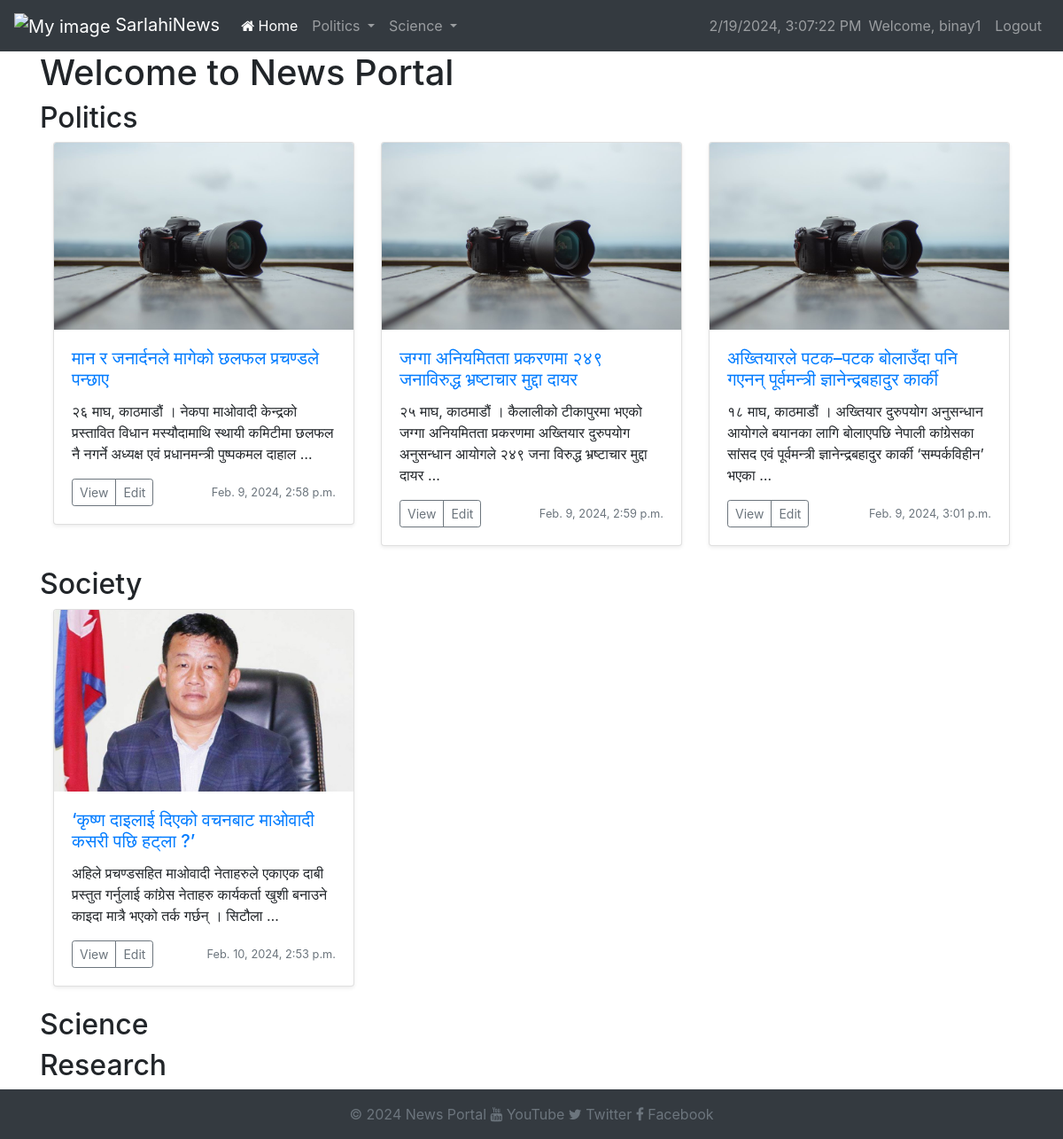
Screenshot of / (signed in) with the database file from the repository.
### articles/models.py (models this page shows, shortened)
class Category(models.Model):
    id = models.AutoField(primary_key=True)
    name = models.CharField(max_length=100)
    parent = models.ForeignKey('self', on_delete=models.CASCADE, null=True, blank=True)
    class Meta:
        constraints = [
            UniqueConstraint(fields=['name', 'parent'], name='unique_name_within_parent')
        ]

class Article(models.Model):
    id = models.AutoField(primary_key=True)
    title = models.CharField(max_length=200)
    content = models.TextField()
    author = models.ForeignKey(User, on_delete=models.CASCADE, related_name='authored_articles')
    category = models.ForeignKey(Category, on_delete=models.CASCADE)
    tags = models.ManyToManyField(Tag)
    created_at = models.DateTimeField(auto_now_add=True)
    updated_at = models.DateTimeField(auto_now=True)
    views = models.IntegerField(default=0)
    likes = models.ManyToManyField(User, related_name='%(app_label)s_%(class)s_likes', blank=True)
    image = models.ImageField(upload_to='article_images/', blank=True)

### website/views.py (the view)
# urls.py: path('', welcome, name='home'),
def welcome(request):
    articles = Article.objects.all()
    category= Category.objects.all()
    return render(request, "articles/home.html",{"articles":articles,"categories":category})

### articles/templates/articles/home.html (shortened to what this page needs)
{% extends "website/base.html" %}
{% block content %}
<div class="row">
    <div class="col-md-12">
        <h1>Welcome to News Portal</h1>
        {% for category in categories %}
            <h2>{{ category.name }}</h2>
            <div class="row">
                <div class="col-md-12" style="overflow-x: auto;">
                    <div class="d-flex flex-row">
                        {% for article in category.article_set.all %}
                            <div class="col-md-4">
                                <div class="card mb-4 shadow-sm">
                                    <div class="position-relative">
                                        {% if article.image %}
                                        <img src="{{ article.image.url }}" class="card-img-top" alt="img">
                                        {% endif %}
                                        <div class="card-body">
                                            <a href="{% url 'article_detail' article.id%}" ><h5 class="card-title">{{ article.title }}</h5></a>
                                            <p class="card-text">{{ article.content|truncatewords_html:20 }}</p>
                                            <div class="d-flex justify-content-between align-items-center">
                                                <div class="btn-group">
                                                    <a href="{% url 'article_detail' article.id%}" class="btn btn-sm btn-outline-secondary">View</a>
                                                    <a href="{% url 'edit_article' article.id %}" class="btn btn-sm btn-outline-secondary">Edit</a>
                                                </div>
                                                <small class="text-muted">{{ article.created_at }}</small>
                                            </div>
                                        </div>
                                    </div>
                                </div>
                            </div>
                        {% endfor %}
                    </div>
                </div>
            </div>
        {% endfor %}
    </div>
</div>
{% endblock %}

### website/templates/website/header.html (shortened to what this page needs)
{% load static %}
<nav class="navbar navbar-expand-lg navbar-dark bg-dark">
    <a class="navbar-brand" href="#">
        <img src="{% static 'website/logo.png' %}" alt="My image" width="75">
        SarlahiNews
    </a>
    <div class="collapse navbar-collapse" id="navbarNavDropdown">
        <ul class="navbar-nav mr-auto">
            <li class="nav-item">
                <a class="nav-link active" href="{% url 'home' %}"><i class="fa fa-home"></i> Home <span class="sr-only">(current)</span></a>
            </li>
            {% for category in categories %}
                {% if not category.parent %}
                    <li class="nav-item dropdown">
                        <a class="nav-link dropdown-toggle" href="#" id="navbarDropdown{{ category.id }}" role="button" data-toggle="dropdown" aria-haspopup="true" aria-expanded="false">
                            {{ category.name }}
                        </a>
                    </li>
                {% endif %}
            {% endfor %}
        </ul>
    <div class="collapse navbar-collapse" id="navbarNavDropdown">
        <ul class="navbar-nav ml-auto">
    <span id="datetime" class="navbar-text ml-auto"></span>
            {% if user.is_authenticated %}
                <li class="nav-item">
                    <span class="nav-link">Welcome, {{ user.username }}</span>
                </li>
                <li class="nav-item">
                    <a class="nav-link" href="{% url 'logout' %}">Logout</a>
                </li>
            {% endif %}
        </ul>
    </div>
    </div>
</nav>

### rows the page displays
Category: name "Politics"
Category: name "Science"
Article: image (picture), title "मान र जनार्दनले मागेको छलफल प्रचण्डले पन्छाए", content "२६ माघ, काठमाडौं । नेकपा माओवादी केन्द्रको प्रस्तावित विधान मस्यौदामाथि स्थायी कमिटीमा छलफल नै नगर्ने अध्यक्ष एवं प्रधानमन्त्री पुष्पकमल दाहाल …", created_at "Feb. 9, 2024, 2:58 p.m."
Article: image (picture), title "जग्गा अनियमितता प्रकरणमा २४९ जनाविरुद्ध भ्रष्टाचार मुद्दा दायर", content "२५ माघ, काठमाडौं । कैलालीको टीकापुरमा भएको जग्गा अनियमितता प्रकरणमा अख्तियार दुरुपयोग अनुसन्धान आयोगले २४९ जना विरुद्ध भ्रष्टाचार मुद्दा दायर …", created_at "Feb. 9, 2024, 2:59 p.m."
Article: image (picture), title "अख्तियारले पटक–पटक बोलाउँदा पनि गएनन् पूर्वमन्त्री ज्ञानेन्द्रबहादुर कार्की", content "१८ माघ, काठमाडौं । अख्तियार दुरुपयोग अनुसन्धान आयोगले बयानका लागि बोलाएपछि नेपाली कांग्रेसका सांसद एवं पूर्वमन्त्री ज्ञानेन्द्रबहादुर कार्की ‘सम्पर्कविहीन’ भएका …", created_at "Feb. 9, 2024, 3:01 p.m."
Category: name "Society"
Article: image (picture), title "‘कृष्ण दाइलाई दिएको वचनबाट माओवादी कसरी पछि हट्ला ?’", content "अहिले प्रचण्डसहित माओवादी नेताहरुले एकाएक दाबी प्रस्तुत गर्नुलाई कांग्रेस नेताहरु कार्यकर्ता खुशी बनाउने काइदा मात्रै भएको तर्क गर्छन् । सिटौला …", created_at "Feb. 10, 2024, 2:53 p.m."
Category: name "Research"

### other values shown
{{ user.username }} "binay1"
